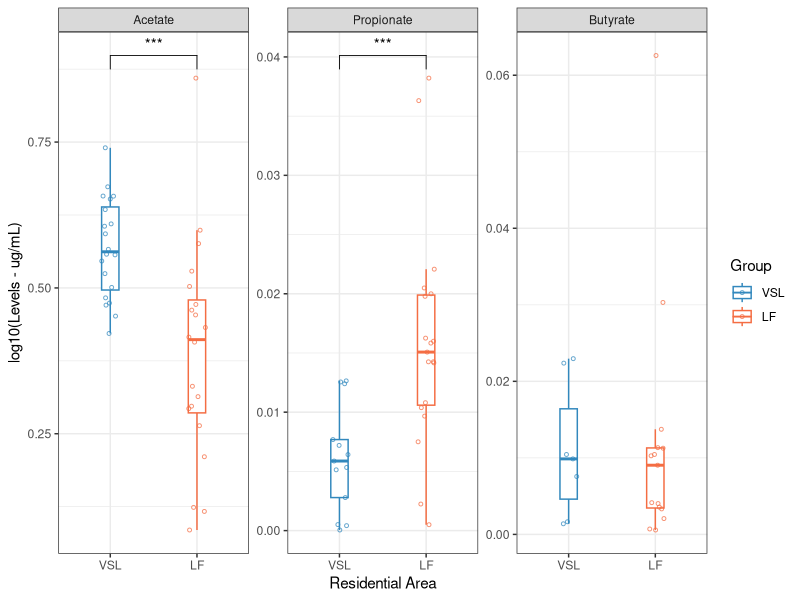
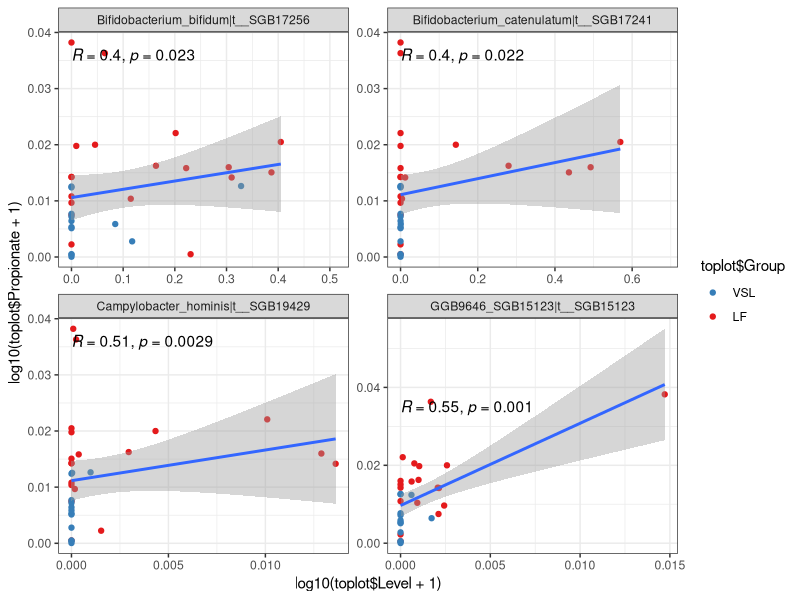

These charts were generated, in order, by the following R code:
library(tidyverse)
library(ggplot2)
library(RColorBrewer)
library(ggpubr)

##### Fig. 5A - SCFA ----

a <- read.delim("0_SCFA.tsv", check.names = F)

a <- gather(a, Variable, Level, -ID, -Group)

a$Group <- factor(a$Group, levels=c("VSL", "LF"))

class.c<-colorRampPalette(brewer.pal(11,"Spectral"))(11)

class_col <- c("VSL"=class.c[10],
               "LF"=class.c[3])

a$Variable <- factor(a$Variable, levels=c("Acetate", "Propionate", "Butyrate"))

ggplot(a, aes(x=Group, y=log10(Level+1), col=Group))+
  geom_boxplot(width = 0.2, fill="white", outlier.alpha = 0) +
  geom_jitter(width = 0.1, shape=21, alpha=0.75, size=1)+
  theme_bw() +
  facet_wrap(~Variable, scale = "free", nrow =1) +
  labs(y="log10(Levels - ug/mL)", x="Residential Area")+
  scale_color_manual(values =  class_col) +
  geom_pwc(method="wilcox.test", label = "p.signif", hide.ns=T)

##### Fig. 5B - Scatter plot Propionate vs B. Bifidum ----

scfa <- read.delim("0_SCFA.tsv", row.names = 1, check.names = F)

metadata <- read.delim("0_Metadata_metrics.tsv", check.names = F, row.names = 1)
metadata <- filter(metadata, to_exclude_metag == "no")

scfa <- scfa[row.names(scfa)%in%row.names(metadata), ]
metadata <- metadata[row.names(scfa), ]

bac <- read.delim("0_Table_Relative_abundance_species_filtered.tsv", check.names = F, row.names = 1)

bac <- bac[ ,row.names(scfa)]

toplot <- cbind(scfa, t(bac))

toplot <- select(toplot, c("Group", "Propionate", "Bifidobacterium_bifidum|t__SGB17256", "GGB9646_SGB15123|t__SGB15123", "Campylobacter_hominis|t__SGB19429", "Bifidobacterium_catenulatum|t__SGB17241"))

toplot <- gather(toplot, Species, Level, -Propionate, -Group)

toplot$Group <- factor(toplot$Group, levels = c("VSL", "LF"))

group.c <- colorRampPalette(brewer.pal(9, "Set1"))(9)
group.cv <- c("VSL"=group.c[2], "LF"=group.c[1])

ggplot(toplot, aes(x = log10(toplot$Level+1),
                   y =log10(toplot$Propionate+1))) +
  geom_point(aes(col=toplot$Group)) +
  theme_bw() +
  geom_smooth(method = "lm") +
  scale_color_manual(values = group.cv)+
  facet_wrap(~Species, nrow = 2, scales = "free") +
  stat_cor(method="spearman")
